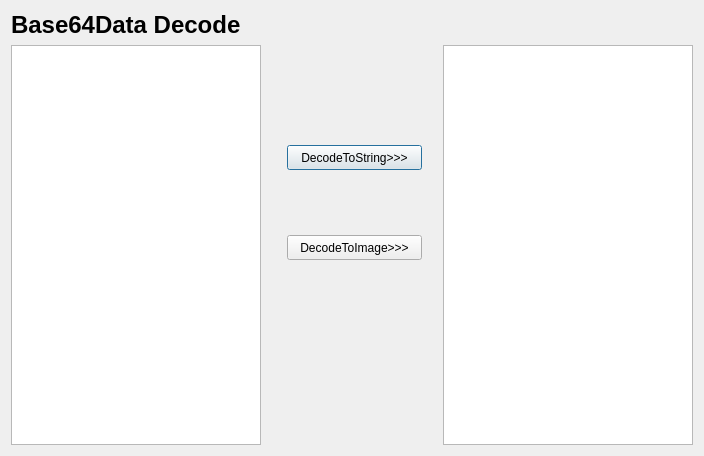
<?xml version="1.0" encoding="UTF-8"?>
<ui version="4.0">
 <class>Base64DataViewDialog</class>
 <widget class="QDialog" name="Base64DataViewDialog">
  <property name="geometry">
   <rect>
    <x>0</x>
    <y>0</y>
    <width>700</width>
    <height>448</height>
   </rect>
  </property>
  <property name="windowTitle">
   <string>Base64Data Decode</string>
  </property>
  <layout class="QGridLayout" name="gridLayout">
   <item row="0" column="0" colspan="3">
    <widget class="QLabel" name="label">
     <property name="font">
      <font>
       <pointsize>18</pointsize>
       <weight>75</weight>
       <bold>true</bold>
      </font>
     </property>
     <property name="text">
      <string>Base64Data Decode</string>
     </property>
    </widget>
   </item>
   <item row="1" column="0">
    <widget class="QPlainTextEdit" name="base64TextEdit">
     <property name="minimumSize">
      <size>
       <width>250</width>
       <height>400</height>
      </size>
     </property>
    </widget>
   </item>
   <item row="1" column="1">
    <widget class="QWidget" name="widget" native="true">
     <property name="minimumSize">
      <size>
       <width>170</width>
       <height>0</height>
      </size>
     </property>
     <widget class="QPushButton" name="decodeToStrButton">
      <property name="geometry">
       <rect>
        <x>20</x>
        <y>100</y>
        <width>135</width>
        <height>25</height>
       </rect>
      </property>
      <property name="text">
       <string>DecodeToString&gt;&gt;&gt;</string>
      </property>
     </widget>
     <widget class="QPushButton" name="decodeToImgButton">
      <property name="geometry">
       <rect>
        <x>20</x>
        <y>190</y>
        <width>135</width>
        <height>25</height>
       </rect>
      </property>
      <property name="text">
       <string>DecodeToImage&gt;&gt;&gt;</string>
      </property>
     </widget>
    </widget>
   </item>
   <item row="1" column="2">
    <widget class="QTextEdit" name="decodedTextEdit">
     <property name="minimumSize">
      <size>
       <width>250</width>
       <height>400</height>
      </size>
     </property>
    </widget>
   </item>
  </layout>
 </widget>
 <resources/>
 <connections/>
</ui>
